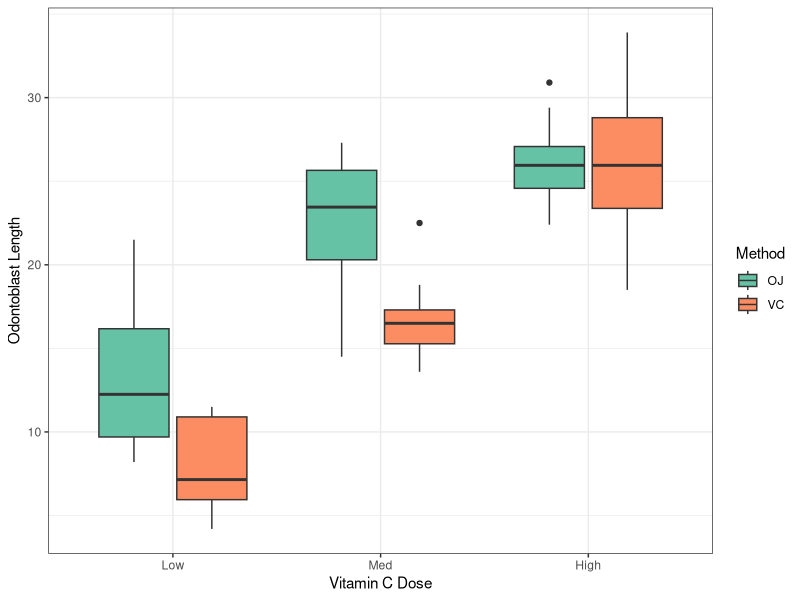

R code for this plot:
## ---- chunk 1
library(tidyverse)
if (interactive()) setwd(here::here("docs"))
## ---- chunk 2
pets <- c("My dog", "Your cat", "No-one's rat")
pets
length(pets)
typeof(pets)
## ---- chunk 3
str_length(pets)
## ---- chunk 4
str_trunc(pets, width = 6)
## ---- chunk 5
str_to_upper(pets)
str_to_lower(pets)
str_to_title(pets)
## ---- chunk 6
str_sort(pets)
## ---- chunk 7
pets
## ---- chunk 8
str_detect(pets, "y")
## ---- chunk 9
str_detect(pets, "dog")
## ---- chunk 10
str_detect(pets, "(dog|cat)")
## ---- chunk 11
str_detect(pets, "(dog|cat)", negate = TRUE)
## ---- chunk 12
!str_detect(pets, "(dog|cat)")
## ---- chunk 13
str_subset(pets, "at")
## ---- chunk 14
str_subset(pets, "at", negate = TRUE)
## ---- chunk 15
pets[str_detect(pets, "dog")]
## ---- chunk 16
str_extract(pets, "dog")
## ---- chunk 17
str_extract(pets, "(dog|cat)")
## ---- chunk 18
str_extract(pets, "[cr]at")
## ---- chunk 19
str_extract(pets, "[A-Z]")
## ---- chunk 20
str_extract(pets, "[a-z]")
## ---- chunk 21
str_extract(pets, "[a-z]+")
## ---- chunk 22
str_extract(pets, "[:alpha:]+")
## ---- chunk 23
str_remove(pets, "o")
## ---- chunk 24
str_remove_all(pets, "o")
str_remove_all(pets, "[A-Z]")
## ---- chunk 25
str_remove_all(pets, " ")
str_remove_all(pets, " .")
## ---- chunk 26
str_remove_all(pets, " .+")
## ---- chunk 27
str_replace_all(pets, pattern = "a", replacement = "o")
## ---- chunk 28
str_replace_all(pets, "[a-z]", "a")
## ---- chunk 29
str_replace_all(pets, "(.+)", "\\1!!!")
## ---- chunk 30
str_replace_all(pets, "(.+) (.)(.)(.)", "\\1 \\4\\3\\2")
## ---- chunk 31
paste(c("A", "B", "C"), 1:3)
paste(pets, "is great")
## ---- chunk 32
paste(pets, "Hmm...", sep = "? ")
## ---- chunk 33
paste0(pets, "!!!")
## ---- chunk 34
ids <- c("ENST00000376207.10", "ENST00000376199.7")
## ---- chunk 35
chr <- c(1:22, "X", "Y", "M")
## ---- chunk 36
cyto <- c("Xp11.23", "11q2.3", "2p7.1")
## ---- chunk 37
genes <- c("FOXP3", "IL2RA", "CXCR2")
## ---- chunk 38
pigs <- read_csv("data/pigs.csv")
dose <- pigs$dose
dose
## ---- chunk 39
dose_fct <- as.factor(dose)
dose_fct
## ---- chunk 40
dose_fct <- factor(dose, levels = c("Low", "Med", "High"))
dose_fct
## ---- chunk 41
fct(dose)
fct_inorder(dose)
## ---- chunk 42
fct_relabel(dose_fct, .fun = str_to_lower)
## ---- chunk 43
fct_rev(dose_fct)
## ---- chunk 44
#| fig-width: 5
#| fig-height: 4.5
#| fig-align: 'left'
#| output-location: column-fragment
#| code-line-numbers: '1-4|5-16'
## First change the original column
pigs$dose <- factor(
  pigs$dose, levels = c("Low", "Med", "High")
)
## Then make the plot
ggplot(
  pigs, aes(x = dose, y = len, fill = supp)
) +
  geom_boxplot() +
  scale_fill_brewer(palette = "Set2") +
  labs(
    x = "Vitamin C Dose", 
    y = "Odontoblast Length", 
    fill = "Method"
  ) +
  theme_bw() 
